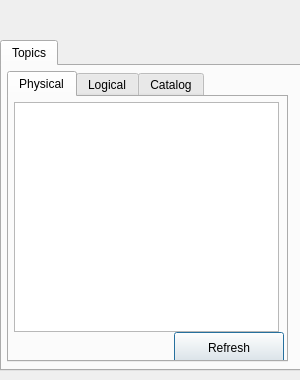
<?xml version="1.0" encoding="UTF-8"?>
<ui version="4.0">
 <class>dsTopicManager</class>
 <widget class="QDialog" name="dsTopicManager">
  <property name="geometry">
   <rect>
    <x>0</x>
    <y>0</y>
    <width>300</width>
    <height>380</height>
   </rect>
  </property>
  <property name="sizePolicy">
   <sizepolicy hsizetype="Preferred" vsizetype="Preferred">
    <horstretch>0</horstretch>
    <verstretch>0</verstretch>
   </sizepolicy>
  </property>
  <property name="maximumSize">
   <size>
    <width>300</width>
    <height>16777215</height>
   </size>
  </property>
  <property name="windowTitle">
   <string>Edit Feature</string>
  </property>
  <property name="toolTip">
   <string>&lt;html&gt;&lt;head/&gt;&lt;body&gt;&lt;p&gt;Add Feature&lt;/p&gt;&lt;p&gt;&lt;br/&gt;&lt;/p&gt;&lt;/body&gt;&lt;/html&gt;</string>
  </property>
  <property name="text" stdset="0">
   <string>Edit Feature</string>
  </property>
  <widget class="QTabWidget" name="Tabs">
   <property name="geometry">
    <rect>
     <x>0</x>
     <y>40</y>
     <width>301</width>
     <height>331</height>
    </rect>
   </property>
   <property name="currentIndex">
    <number>0</number>
   </property>
   <widget class="QWidget" name="tabDevices">
    <attribute name="title">
     <string>Topics</string>
    </attribute>
    <widget class="QTabWidget" name="deviceTabs">
     <property name="geometry">
      <rect>
       <x>5</x>
       <y>5</y>
       <width>281</width>
       <height>291</height>
      </rect>
     </property>
     <property name="currentIndex">
      <number>0</number>
     </property>
     <widget class="QWidget" name="tabPhysical">
      <attribute name="title">
       <string>Physical</string>
      </attribute>
      <widget class="QTableWidget" name="tablePhysical">
       <property name="geometry">
        <rect>
         <x>5</x>
         <y>5</y>
         <width>265</width>
         <height>230</height>
        </rect>
       </property>
      </widget>
      <widget class="QPushButton" name="devicesRefresh">
       <property name="geometry">
        <rect>
         <x>165</x>
         <y>235</y>
         <width>110</width>
         <height>32</height>
        </rect>
       </property>
       <property name="text">
        <string>Refresh</string>
       </property>
      </widget>
     </widget>
     <widget class="QWidget" name="tabLogical">
      <attribute name="title">
       <string>Logical</string>
      </attribute>
      <widget class="QTableWidget" name="tableLogical">
       <property name="geometry">
        <rect>
         <x>5</x>
         <y>5</y>
         <width>265</width>
         <height>231</height>
        </rect>
       </property>
      </widget>
     </widget>
     <widget class="QWidget" name="tabDeviceTypes">
      <attribute name="title">
       <string>Catalog</string>
      </attribute>
      <widget class="QTableWidget" name="tableDeviceTypes">
       <property name="geometry">
        <rect>
         <x>5</x>
         <y>5</y>
         <width>265</width>
         <height>250</height>
        </rect>
       </property>
      </widget>
     </widget>
    </widget>
   </widget>
  </widget>
 </widget>
 <resources/>
 <connections/>
</ui>
